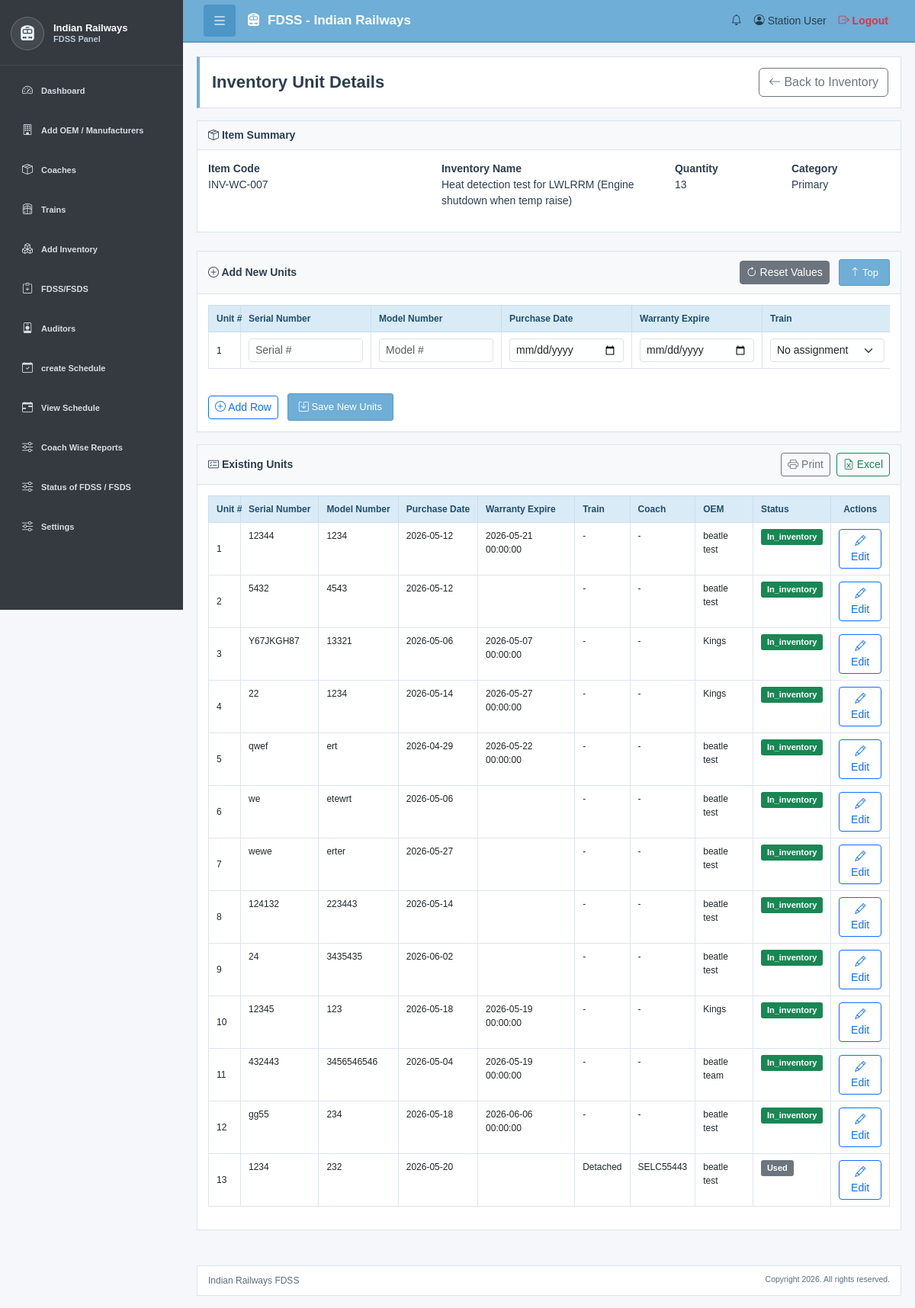
/inventory-item-details.php?inventory_id=7 (signed in), run on the app's committed database.
### tables this page shows
CREATE TABLE `fdss_Inventory_Management` (
  `inventory_id` int(11) NOT NULL,
  `item_code` varchar(100) NOT NULL,
  `item_name` varchar(255) NOT NULL,
  `quantity` int(11) DEFAULT NULL,
  `category` enum('Primary','Secondary') NOT NULL,
  `status` enum('Working','Needs Check','Not Working') DEFAULT 'Working',
  `user_id` int(11) NOT NULL,
  `last_updated` timestamp NULL DEFAULT current_timestamp(),
  `remarks` text DEFAULT NULL,
  `created_at` timestamp NULL DEFAULT current_timestamp(),
  `updated_at` timestamp NULL DEFAULT current_timestamp() ON UPDATE current_timestamp()
);

CREATE TABLE `fdds_inventory_unit` (
  `unit_id` int(11) NOT NULL,
  `inventory_id` int(11) NOT NULL,
  `user_id` int(11) NOT NULL,
  `serial_number` varchar(255) DEFAULT NULL,
  `model_number` varchar(255) DEFAULT NULL,
  `purchase_date` date DEFAULT NULL,
  `Warranty_expire` datetime DEFAULT NULL,
  `manufacturer_id` int(11) DEFAULT NULL,
  `notes` text DEFAULT NULL,
  `created_at` timestamp NULL DEFAULT current_timestamp(),
  `updated_at` timestamp NULL DEFAULT current_timestamp() ON UPDATE current_timestamp()
);

CREATE TABLE `fdss_manufacturers` (
  `manufacturer_id` int(11) NOT NULL,
  `company_name` varchar(255) NOT NULL,
  `name` varchar(255) NOT NULL,
  `mobile_number` varchar(20) DEFAULT NULL,
  `email_id` varchar(150) DEFAULT NULL,
  `address` text DEFAULT NULL,
  `status` enum('Active','Inactive') DEFAULT 'Active',
  `user_id` int(11) NOT NULL,
  `created_at` timestamp NULL DEFAULT current_timestamp(),
  `updated_at` timestamp NULL DEFAULT current_timestamp() ON UPDATE current_timestamp()
);

CREATE TABLE `fdss_coach_inventory` (
  `id` int(11) NOT NULL,
  `coach_id` int(11) NOT NULL,
  `inventory_unit_id` int(11) NOT NULL,
  `user_id` int(11) NOT NULL,
  `status` enum('Active','Expired') DEFAULT 'Active',
  `created_at` timestamp NULL DEFAULT current_timestamp(),
  `updated_at` timestamp NULL DEFAULT current_timestamp() ON UPDATE current_timestamp()
);

CREATE TABLE `fdss_train_coach` (
  `coach_id` int(11) NOT NULL,
  `train_info_id` varchar(10) DEFAULT NULL,
  `coach_no` varchar(50) NOT NULL,
  `coach_type` varchar(100) DEFAULT NULL,
  `Type` varchar(20) DEFAULT NULL,
  `user_id` int(11) NOT NULL,
  `coach_status` enum('Detached','Intact') NOT NULL DEFAULT 'Intact',
  `status` enum('Active','Inactive') DEFAULT 'Active',
  `next_inspection_date` date DEFAULT NULL,
  `created_at` timestamp NULL DEFAULT current_timestamp(),
  `updated_at` timestamp NULL DEFAULT current_timestamp() ON UPDATE current_timestamp(),
  `schedule_status` int(11) NOT NULL DEFAULT 0
);

### inventory-item-details.php (the view, shortened to what this page needs)
<?php
require_once 'config/db.php';
$user_id = (int) $_SESSION['user_id'];
$inventory_id = (int) ($_GET['inventory_id'] ?? 0);
$item = null;
$manufacturers = [];
$existing_units = [];
$unit_has_use_status = false;
if ($inventory_id > 0) {
    $query = "SELECT inventory_id, item_code, item_name, quantity, category, status, remarks
              FROM fdss_Inventory_Management
              WHERE inventory_id = ? AND user_id = ?";
    $stmt = $conn->prepare($query);
    $stmt->bind_param('ii', $inventory_id, $user_id);
    $stmt->execute();
    $result = $stmt->get_result();
    $item = $result->fetch_assoc();
}
if ($item) {
    $use_status_select = $unit_has_use_status ? 'iu.use_status' : '0 AS use_status';
    $unit_query = "SELECT
                       iu.unit_id,
                       iu.serial_number,
                       iu.model_number,
                       iu.purchase_date,
                       iu.warranty_expire,
                       iu.manufacturer_id,
                       iu.notes,
                       $use_status_select,
                       ci.coach_id,
                       c.coach_no,
                       t.train_no,
                       t.train_name
                   FROM fdds_inventory_unit iu
                   LEFT JOIN fdss_coach_inventory ci
                       ON ci.inventory_unit_id = iu.unit_id
                       AND ci.user_id = iu.user_id
                   LEFT JOIN fdss_train_coach c
                       ON c.coach_id = ci.coach_id
                       AND c.user_id = iu.user_id
                   LEFT JOIN fdss_train_information t
                       ON t.train_info_id = c.train_info_id
                       AND t.user_id = iu.user_id
                   WHERE iu.inventory_id = ? AND iu.user_id = ?
                   ORDER BY (ci.coach_id IS NULL) DESC, iu.unit_id ASC";
    $unit_stmt = $conn->prepare($unit_query);
    $unit_stmt->bind_param('ii', $inventory_id, $user_id);
    $unit_stmt->execute();
    $unit_result = $unit_stmt->get_result();
    while ($unit_row = $unit_result->fetch_assoc()) {
        $existing_units[] = $unit_row;
    }
}
$manufacturer_query = "SELECT manufacturer_id, company_name, name FROM fdss_manufacturers WHERE user_id = ? ORDER BY company_name";
$stmt = $conn->prepare($manufacturer_query);
$stmt->bind_param('i', $user_id);
$stmt->execute();
$result = $stmt->get_result();
while ($row = $result->fetch_assoc()) {
    $manufacturers[] = $row;
}
function e($value) {
    return htmlspecialchars((string)$value, ENT_QUOTES, 'UTF-8');
}
?>
<!DOCTYPE html>
<html lang="en">
<head>
    <link href="https://cdnjs.cloudflare.com/ajax/libs/bootstrap/5.3.0/css/bootstrap.min.css" rel="stylesheet">
    <link href="https://cdnjs.cloudflare.com/ajax/libs/bootstrap-icons/1.11.0/font/bootstrap-icons.min.css" rel="stylesheet">
    <link href="assets/css/styles.css" rel="stylesheet">
</head>
<body>
<?php include('includes/navbar.php'); ?>
<div class="sidebar-container">
    <?php include('includes/sidebar.php'); ?>
    <main class="main-content">
        <div class="page-header">
            <div>
                <h1>Inventory Unit Details</h1>
            </div>
            <div class="page-header-actions">
                <a href="inventory.php" class="btn btn-outline-secondary">
                    <i class="bi bi-arrow-left"></i> Back to Inventory
                </a>
            </div>
        </div>
        <div class="content-card mb-4">
            <div class="card-header">
                <h5><i class="bi bi-box-seam"></i> Item Summary</h5>
            </div>
            <div class="card-body">
                <div class="row gy-3">
                    <div class="col-md-4">
                        <strong>Item Code</strong>
                        <p><?php echo e($item['item_code']); ?></p>
                    </div>
                    <div class="col-md-4">
                        <strong>Inventory Name</strong>
                        <p><?php echo e($item['item_name']); ?></p>
                    </div>
                    <div class="col-md-2">
                        <strong>Quantity</strong>
                        <p><?php echo e($item['quantity']); ?></p>
                    </div>
                    <div class="col-md-2">
                        <strong>Category</strong>
                        <p><?php echo e($item['category']); ?></p>
                    </div>
                </div>
            </div>
        </div>
        <div class="content-card">
            <div class="card-header d-flex justify-content-between align-items-center">
                <h5><i class="bi bi-plus-circle"></i> Add New Units</h5>
                <div>
                    <button class="btn btn-sm btn-secondary me-2" id="resetUnitsHeaderBtn">
                        <i class="bi bi-arrow-clockwise"></i> Reset Values
                    </button>
                    <button class="btn btn-sm btn-primary" id="scrollTopBtn">
                        <i class="bi bi-arrow-up"></i> Top
                    </button>
                </div>
            </div>
            <div class="card-body">
                <form method="POST" id="unitCountForm">
                    <div class="table-responsive">
                        <table class="table table-bordered table-hover unit-table">
                            <thead class="table-light">
                                <tr>
                                    <th class="unit-row-count">Unit #</th>
                                    <th>Serial Number</th>
                                    <th>Model Number</th>
                                    <th>Purchase Date</th>
                                    <th>Warranty Expire</th>
                                    <th>Train</th>
                                </tr>
                            </thead>
                            <tbody id="unitEntriesBody"></tbody>
                        </table>
                    </div>
                    <div class="mt-3 d-flex justify-content-between align-items-center gap-2">
                        <div>
                            <button type="button" class="btn btn-sm btn-outline-primary me-2" id="addRowBtn">
                                <i class="bi bi-plus-circle"></i> Add Row
                            </button>
                            <button type="submit" class="btn btn-sm btn-primary" id="submitCountBtn">
                                <i class="bi bi-save"></i> Save New Units
                            </button>
                        </div>
                    </div>
                </form>
            </div>
        </div>
        <div class="content-card">
            <div class="card-header d-flex justify-content-between align-items-center gap-2 flex-wrap">
                <h5><i class="bi bi-card-checklist"></i> Existing Units</h5>
                <div class="d-flex gap-2 no-print">
                    <button type="button" class="btn btn-sm btn-outline-secondary" id="printExistingUnitsBtn">
                        <i class="bi bi-printer"></i> Print
                    </button>
                    <button type="button" class="btn btn-sm btn-outline-success" id="exportExistingUnitsBtn">
                        <i class="bi bi-file-earmark-excel"></i> Excel
                    </button>
                </div>
            </div>
            <div class="card-body" id="existingUnitsPrintArea">
                <?php if (!empty($existing_units)): ?>
                    <div class="table-responsive">
                        <table class="table table-bordered table-sm unit-table" id="existingUnitsTable">
                            <thead class="table-light">
                                <tr>
                                    <th class="unit-row-count">Unit #</th>
                                    <th>Serial Number</th>
                                    <th>Model Number</th>
                                    <th>Purchase Date</th>
                                    <th>Warranty Expire</th>
                                    <th>Train</th>
                                    <th>Coach</th>
                                    <th>OEM</th>
                                    <th>Status</th>
                                    <th class="text-center no-print no-export">Actions</th>
                                </tr>
                            </thead>
                            <tbody>
                                <?php foreach ($existing_units as $idx => $unit): ?>
                                    <?php
                                        $is_used = !empty($unit['coach_no']) || (isset($unit['use_status']) && (int) $unit['use_status'] === 1);
                                    ?>
                                    <tr>
                                        <td class="align-middle"><?php echo $idx + 1; ?></td>
                                        <td><?php echo e($unit['serial_number']); ?></td>
                                        <td><?php echo e($unit['model_number']); ?></td>
                                        <td><?php echo e($unit['purchase_date']); ?></td>
                                        <td><?php echo e($unit['warranty_expire']); ?></td>
                                        <td>
                                            <?php
                                                if (!empty($unit['coach_id'])) {
                                                    echo !empty($unit['train_no'])
                                                        ? e($unit['train_no'] . ' - ' . $unit['train_name'])
                                                        : 'Detached';
                                                } else {
                                                    echo '-';
                                                }
                                            ?>
                                        </td>
                                        <td><?php echo !empty($unit['coach_no']) ? e($unit['coach_no']) : '-'; ?></td>
                                        <td>
                                            <?php
                                                if (!empty($unit['manufacturer_id'])) {
                                                    $mfg = array_filter($manufacturers, fn($m) => $m['manufacturer_id'] == $unit['manufacturer_id']);
                                                    if (!empty($mfg)) {
                                                        $m = reset($mfg);
                                                        echo e(trim($m['company_name'] . ($m['name'] ? ' - ' . $m['name'] : '')));
                                                    }
                                                }
                                            ?>
                                        </td>
                                        <td>
                                            <?php if ($is_used): ?>
                                                <span class="badge bg-secondary">Used</span>
                                            <?php else: ?>
                                                <span class="badge bg-success">In_inventory</span>
                                            <?php endif; ?>
                                        </td>
                                        <td class="text-center align-middle no-print no-export">
                                            <button type="button" class="btn btn-sm btn-outline-primary editUnitBtn"
                                                    data-unit-id="<?php echo e($unit['unit_id']); ?>"
                                                    data-serial="<?php echo e($unit['serial_number']); ?>"
                                                    data-model="<?php echo e($unit['model_number']); ?>"
                                                    data-purchase="<?php echo e($unit['purchase_date']); ?>"
                                                    data-warranty="<?php echo e($unit['warranty_expire']); ?>"
                                                    data-manufacturer="<?php echo e($unit['manufacturer_id']); ?>">
                                                <i class="bi bi-pencil"></i> Edit
                                            </button>
                                        </td>
                                    </tr>
                                <?php endforeach; ?>
                            </tbody>
                        </table>
                    </div>
                <?php else: ?>
                    <p class="text-muted">No units added yet.</p>
                <?php endif; ?>
            </div>
        </div>
    </main>
</div>
<?php include('includes/footer.php'); ?>
</body>
</html>

### data on the page
fdss_inventory_management: item_code "INV-WC-007", item_name "Heat detection test for LWLRRM (Engine shutdown when temp raise)", quantity "13", category "Primary"
fdds_inventory_unit: serial_number "12344", model_number "1234", purchase_date "2026-05-12", Warranty_expire "2026-05-21 00:00:00", manufacturer.company_name "beatle test", shows "In_inventory"
fdds_inventory_unit: serial_number "5432", model_number "4543", purchase_date "2026-05-12", manufacturer.company_name "beatle test", shows "In_inventory"
fdds_inventory_unit: serial_number "Y67JKGH87", model_number "13321", purchase_date "2026-05-06", Warranty_expire "2026-05-07 00:00:00", manufacturer.company_name "Kings", shows "In_inventory"
fdds_inventory_unit: serial_number "22", model_number "1234", purchase_date "2026-05-14", Warranty_expire "2026-05-27 00:00:00", manufacturer.company_name "Kings", shows "In_inventory"
fdds_inventory_unit: serial_number "qwef", model_number "ert", purchase_date "2026-04-29", Warranty_expire "2026-05-22 00:00:00", manufacturer.company_name "beatle test", shows "In_inventory"
fdds_inventory_unit: serial_number "we", model_number "etewrt", purchase_date "2026-05-06", manufacturer.company_name "beatle test", shows "In_inventory"
fdds_inventory_unit: serial_number "wewe", model_number "erter", purchase_date "2026-05-27", manufacturer.company_name "beatle test", shows "In_inventory"
fdds_inventory_unit: serial_number "124132", model_number "223443", purchase_date "2026-05-14", manufacturer.company_name "beatle test", shows "In_inventory"
fdds_inventory_unit: serial_number "24", model_number "3435435", purchase_date "2026-06-02", manufacturer.company_name "beatle test", shows "In_inventory"
fdds_inventory_unit: serial_number "12345", model_number "123", purchase_date "2026-05-18", Warranty_expire "2026-05-19 00:00:00", manufacturer.company_name "Kings", shows "In_inventory"
fdds_inventory_unit: serial_number "432443", model_number "3456546546", purchase_date "2026-05-04", Warranty_expire "2026-05-19 00:00:00", manufacturer.company_name "beatle team", shows "In_inventory"
fdds_inventory_unit: serial_number "gg55", model_number "234", purchase_date "2026-05-18", Warranty_expire "2026-06-06 00:00:00", manufacturer.company_name "beatle test", shows "In_inventory"
fdss_coach_inventory: inventory_unit.serial_number "1234", inventory_unit.model_number "232", inventory_unit.purchase_date "2026-05-20", shows "Detached", coach.coach_no "SELC55443", shows "Used"
fdss_manufacturers: company_name "beatle test"
